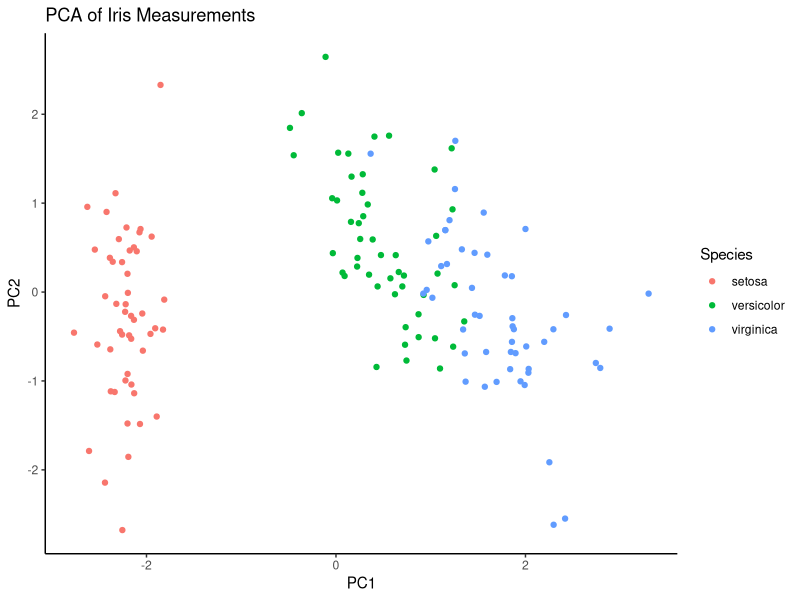
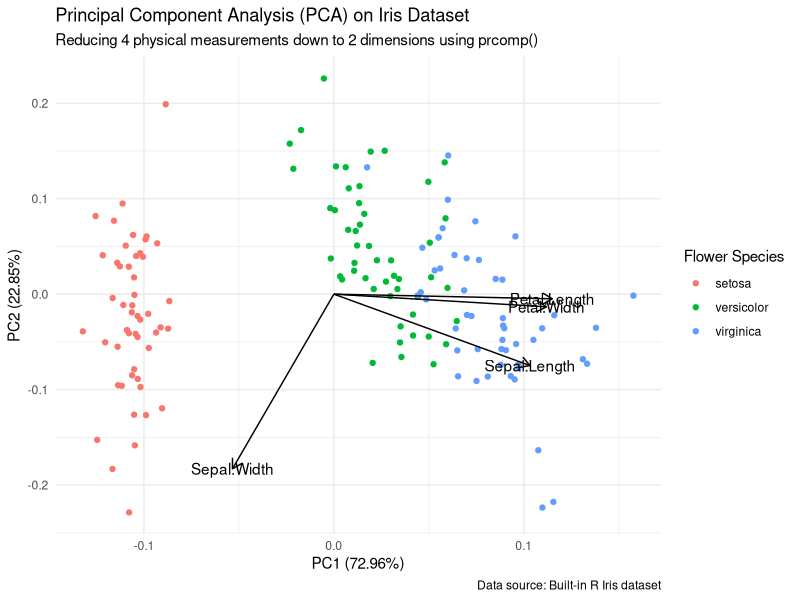
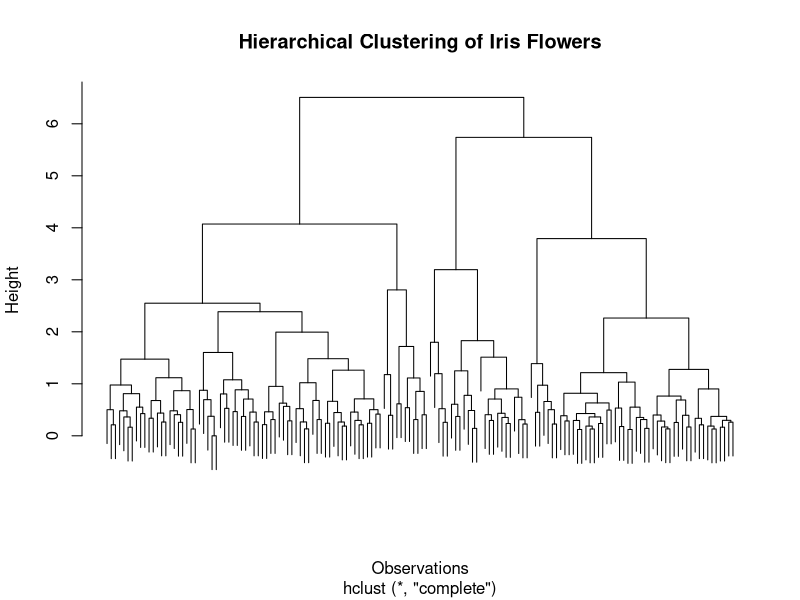
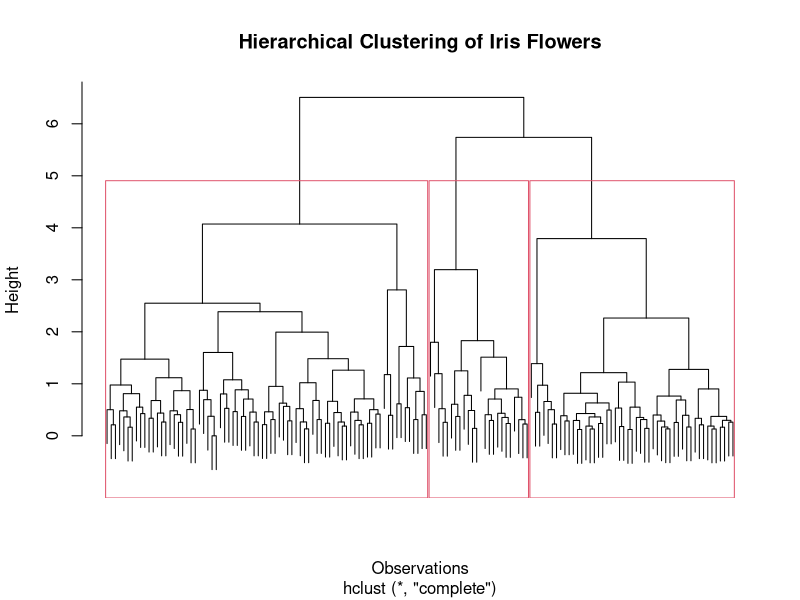
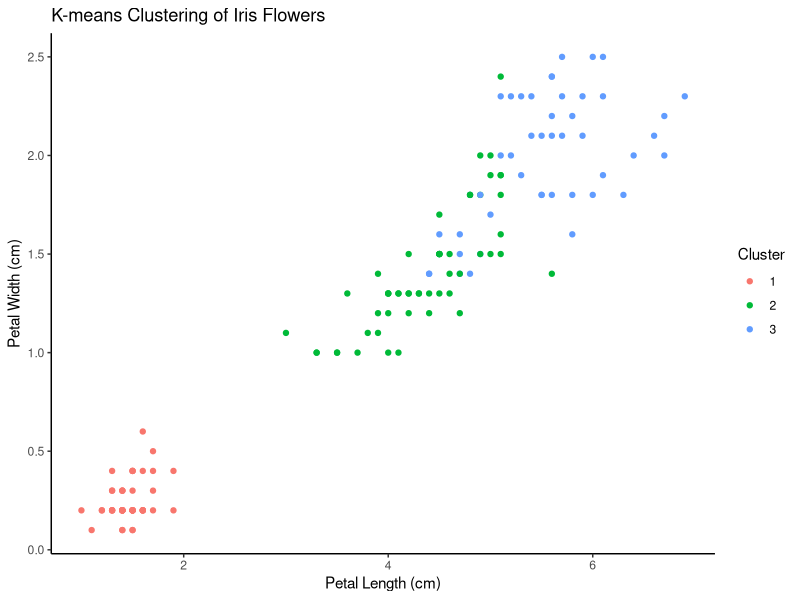
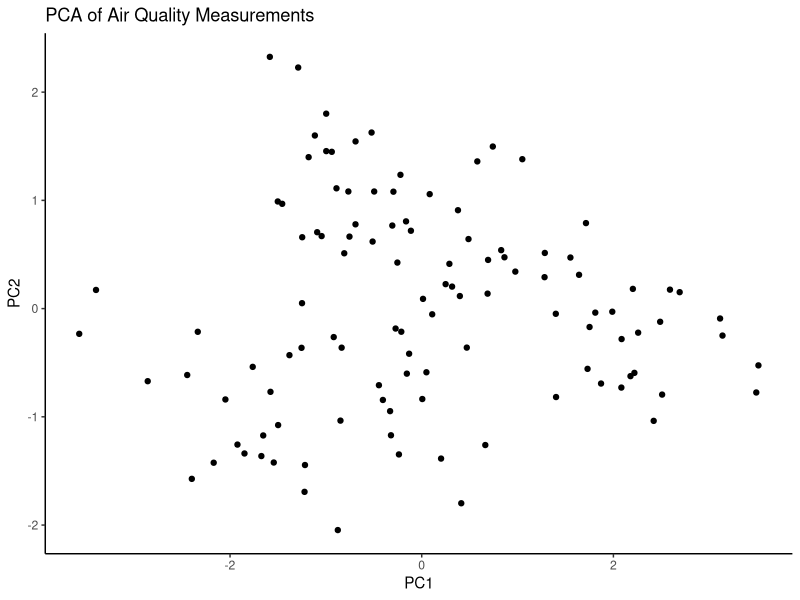
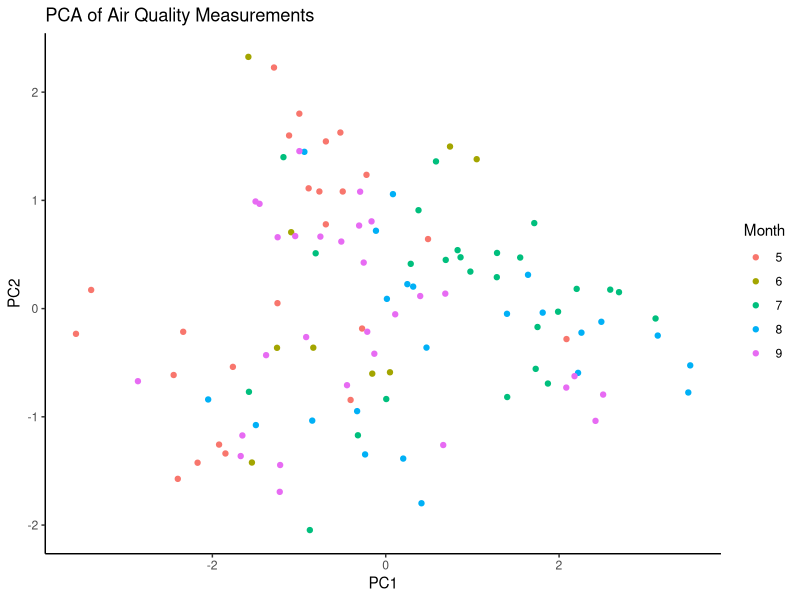
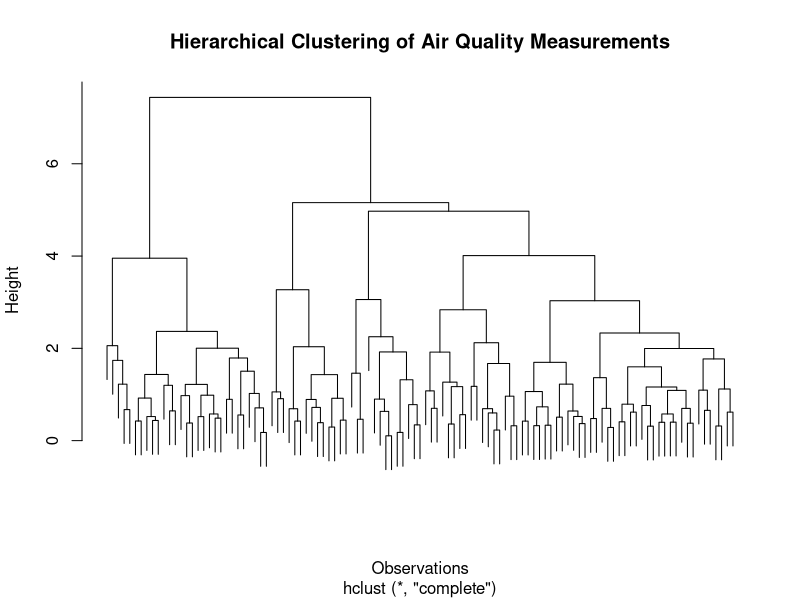

Generate these figures, in order, with R:
# 4.1 Loading and Exploring the Dataset

# 4.1.1 Load the iris dataset

data (iris)

# Run ?iris to read the documentation

?iris

head(iris)
str(iris)
summary (iris)

# Check the number of observations & variables
dim(iris)

# 4.2 Principal Component Analysis

# 4.2.1 Select the Numerical Variables

iris_data <- iris[, 1:4]

head(iris_data)
str(iris_data)

# 4.2.2 Perform PCA

pca_result <- prcomp(
  iris_data,
  center = TRUE,
  scale. = TRUE
)

# examine the results
names(pca_result)
str(pca_result)

# View PCA scores.
head(pca_result$x)

# Examine the variation
summary(pca_result)

# 4.2.3 Visualize the PCA Results

# Convert PCA scores to a data frame.
pca_scores <- as.data.frame(pca_result$x)

# Add the species information.
pca_scores$Species <- iris$Species

# Check the result.
head(pca_scores)

# Create a PCA score plot.
library(ggplot2)

ggplot(
  pca_scores,
  aes(x = PC1, y = PC2, color = Species)
) +
  geom_point() +
  labs(
    title = "PCA of Iris Measurements",
    x = "PC1",
    y = "PC2",
    color = "Species"
  ) +
  theme_classic()

# 4.2.4 Using ggfortify to Visualize a PCA Biplot

library(ggplot2)
library(ggfortify)

# Run the PCA model.
pca_model <- prcomp(
  iris[, 1:4],
  center = TRUE,
  scale. = TRUE
)

# Create the biplot.
autoplot(
  pca_model,
  data = iris,
  colour = "Species",
  loadings = TRUE,
  loadings.label = TRUE,
  loadings.colour = "black",
  loadings.label.colour = "black"
) +
  theme_minimal() +
  labs(
    title = "Principal Component Analysis (PCA) on Iris Dataset",
    subtitle = "Reducing 4 physical measurements down to 2 dimensions using prcomp()",
    caption = "Data source: Built-in R Iris dataset",
    colour = "Flower Species"
  )

# 4.3 Hierarchical Clustering

# 4.3.1 Standardize the Numerical Variables and Calculate Distances

iris_scaled <- scale(iris_data)

# Calculate Euclidean distance.
dist_matrix <- dist(
  iris_scaled,
  method = "euclidean"
)

# 4.3.2 Perform Hierarchical Clustering

hclust_result <- hclust(
  dist_matrix,
  method = "complete"
)

# 4.3.3 Visualize the Dendrogram

plot(
  hclust_result,
  labels = FALSE,
  main = "Hierarchical Clustering of Iris Flowers",
  xlab = "Observations",
  ylab = "Height"
)

# 4.3.4 Create Three Clusters

groups <- cutree(
  hclust_result,
  k = 3
)

# Create the dendrogram showing three clusters.
plot(
  hclust_result,
  labels = FALSE,
  main = "Hierarchical Clustering of Iris Flowers",
  xlab = "Observations",
  ylab = "Height"
)

rect.hclust(hclust_result, k = 3)

# Add cluster assignments to the dataset.
iris$Cluster <- as.factor(groups)

# View the results.
head(iris)

# Create a contingency table.
table(
  iris$Species,
  iris$Cluster
)

# 4.4 K-means Clustering

# 4.4.1 Perform K-means Clustering

# Set a seed.
set.seed(123)

# Perform K-means clustering.
kmeans_result <- kmeans(
  iris_scaled,
  centers = 3,
  nstart = 20
)

# Inspect the object.
kmeans_result
names(kmeans_result)
head(kmeans_result$cluster)

# Add cluster assignments.
iris$KMeans_Cluster <- as.factor(
  kmeans_result$cluster
)

# Check the results.
head(iris)

table(
  iris$Species,
  iris$KMeans_Cluster
)

# 4.4.2 Visualizing K-means Clustering

ggplot(
iris,
aes(
  x = Petal.Length,
  y = Petal.Width,
  color = KMeans_Cluster
)
) +
  geom_point() +
  labs(
    title = "K-means Clustering of Iris Flowers",
    x = "Petal Length (cm)",
    y = "Petal Width (cm)",
    color = "Cluster"
  ) +
  theme_classic()

# Create a contingency table.
table(
  iris$Species,
  iris$KMeans_Cluster
)

# Practice Exercise

# 1. Load and Inspect the Dataset

data(airquality)

head(airquality)
str(airquality)
summary(airquality)

# 2. Handling Missing Values

# Check for missing values.
summary(airquality)

# Select the four numerical air-quality variables.
air_data <- airquality[, c(
  "Ozone",
  "Solar.R",
  "Wind",
  "Temp"
)]

# Remove rows containing missing values.
air_complete <- na.omit(air_data)

# Check the result.
head(air_complete)
str(air_complete)
summary(air_complete)

# 3. Perform PCA

air_pca <- prcomp(
  air_complete,
  center = TRUE,
  scale. = TRUE
)

# Examine the PCA results.
names(air_pca)
head(air_pca$x)
summary(air_pca)

# 4. Create a PCA Plot

# Extract the PCA scores.
air_pca_scores <- as.data.frame(air_pca$x)

# Create the PCA plot.
ggplot(
  air_pca_scores,
  aes(x = PC1, y = PC2)
) +
  geom_point() +
  labs(
    title = "PCA of Air Quality Measurements",
    x = "PC1",
    y = "PC2"
  ) +
  theme_classic()

# 5. Add Month to the PCA Plot

# # Identify the corresponding observations in the original dataset.
air_complete_data <- airquality[
  complete.cases(
    airquality[, c(
      "Ozone",
      "Solar.R",
      "Wind",
      "Temp"
    )]
  ),
]

# Add Month as a factor.
air_pca_scores$Month <- as.factor(
  air_complete_data$Month
)

# Create the PCA plot colored by Month.
ggplot(
  air_pca_scores,
  aes(x = PC1, y = PC2, color = Month)
) +
  geom_point() +
  labs(
    title = "PCA of Air Quality Measurements",
    x = "PC1",
    y = "PC2",
    color = "Month"
  ) +
  theme_classic()

# 6. Hierarchical Clustering

# Standardize the air-quality variables.
air_scaled <- scale(air_complete)

# Calculate Euclidean distances.
air_dist <- dist(
  air_scaled,
  method = "euclidean"
)

# Perform hierarchical clustering using complete linkage.
air_hclust <- hclust(
  air_dist,
  method = "complete"
)

# Create the dendrogram.
plot(
  air_hclust,
  labels = FALSE,
  main = "Hierarchical Clustering of Air Quality Measurements",
  xlab = "Observations",
  ylab = "Height"
)

# 7. K-means Clustering

# Set a seed.
set.seed(123)

# Perform K-means clustering using three clusters.
air_kmeans <- kmeans(
  air_scaled,
  centers = 3,
  nstart = 20
)

# Add cluster assignments.
air_pca_scores$KMeans_Cluster <- as.factor(
  air_kmeans$cluster
)

# Plot the clusters in PCA space.
ggplot(
  air_pca_scores,
  aes(
    x = PC1,
    y = PC2,
    color = KMeans_Cluster
  )
) +
  geom_point() +
  labs(
    title = "K-means Clustering of Air Quality Measurements",
    x = "PC1",
    y = "PC2",
    color = "Cluster"
  ) +
  theme_classic()

# 8. Relate Clusters to Month

# Create a contingency table showing Month and K-means cluster.
table(
  air_pca_scores$Month,
  air_pca_scores$KMeans_Cluster
)
